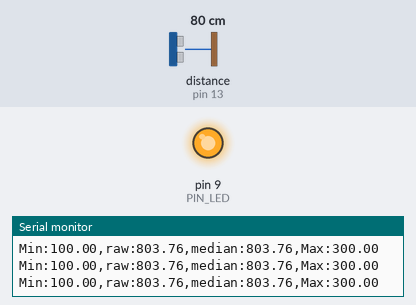
A sketch run on a simulated Arduino Uno, built with avr-gcc and run on an emulated ATmega328P. Shown: output pins drawn as LEDs (lit = HIGH), the last lines printed to the serial monitor. Wiring (inferred from the names in the program): ultrasonic range finder: trigger pin 12; echo pin 13. The test bench sets the inputs (shaded band); at power-on: distance to the obstacle (sensor on pin 13) 80 cm. The echo pulse lasts 58.3 µs per cm; pins used as bus, display or sensor lines are not drawn.

Above: at 1.2 s.
1.3 s: distance to the obstacle (sensor on pin 13) set to 34 cm
3.0 s: distance to the obstacle (sensor on pin 13) set to 30 cm
At 4.7 s:
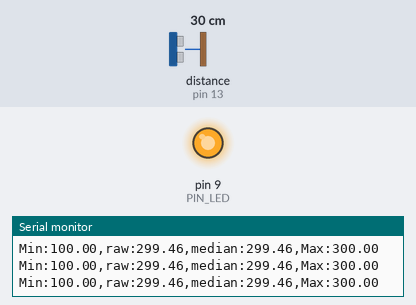
5.0 s: distance to the obstacle (sensor on pin 13) set to 2 cm
At 6.8 s:
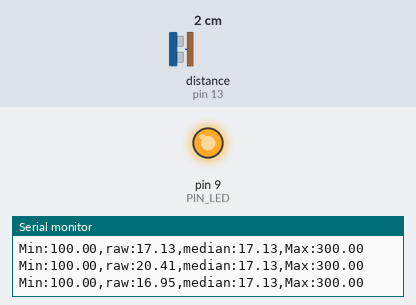
Timing chart, 0 to 8.3 s (numbered marks = the images above; inputs shaded):
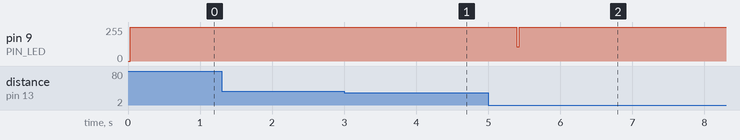

Measured:
- after the input at 3.0 s, pin 9 (PIN_LED): 255/255 → 252/255 after 0.54 s
- after the input at 5.0 s, pin 9 (PIN_LED): 252/255 → 255/255 after 0.40 s

The sketch:

09C19.ino
```cpp
#define PIN_LED  9
#define PIN_TRIG 12
#define PIN_ECHO 13

#define SND_VEL 346.0
#define INTERVAL 25
#define PULSE_DURATION 10
#define _DIST_MIN 100.0
#define _DIST_MAX 300.0

#define PULSE_WAIT_LIMIT_US 12500UL

#define SCALE (0.001 * 0.5 * SND_VEL)

#define MEDIAN_N 30
#if MEDIAN_N > 30
  #error "MEDIAN_N must be <= 30"
#endif

float dist_buffer[30];
int buf_count = 0;
int buf_index = 0;
unsigned long last_sampling_time = 0;

float USS_measure(int trigPin, int echoPin);
float median_filter_push(float new_sample);

void setup() {
  pinMode(PIN_LED, OUTPUT);
  pinMode(PIN_TRIG, OUTPUT);
  pinMode(PIN_ECHO, INPUT);
  digitalWrite(PIN_TRIG, LOW);
  Serial.begin(57600);
}

void loop() {
  if ((millis() - last_sampling_time) < INTERVAL) return;

  float dist_raw = USS_measure(PIN_TRIG, PIN_ECHO);
  float dist_median = median_filter_push(dist_raw);

  int brightness = 255;
  if ((dist_median >= _DIST_MIN) && (dist_median <= _DIST_MAX)) {
    if (dist_median <= 200.0) {
      brightness = map((long)dist_median, 100, 200, 255, 0);
    } else {
      brightness = map((long)dist_median, 200, 300, 0, 255);
    }
  } else {
    brightness = 255;
  }
  analogWrite(PIN_LED, brightness);

  Serial.print("Min:"); Serial.print(_DIST_MIN, 2);
  Serial.print(",raw:"); Serial.print(dist_raw, 2);
  Serial.print(",median:"); Serial.print(dist_median, 2);
  Serial.print(",Max:"); Serial.print(_DIST_MAX, 2);
  Serial.println();

  last_sampling_time = millis();
}

float USS_measure(int TRIG, int ECHO) {
  digitalWrite(TRIG, HIGH);
  delayMicroseconds(PULSE_DURATION);
  digitalWrite(TRIG, LOW);

  unsigned long dur = pulseIn(ECHO, HIGH, PULSE_WAIT_LIMIT_US);
  float dist_mm = dur * SCALE;
  return dist_mm;
}

float median_filter_push(float new_sample) {
  dist_buffer[buf_index] = new_sample;
  buf_index = (buf_index + 1) % MEDIAN_N;
  if (buf_count < MEDIAN_N) buf_count++;

  float tmp[30];
  for (int i = 0; i < buf_count; ++i) tmp[i] = dist_buffer[i];

  for (int i = 1; i < buf_count; ++i) {
    float key = tmp[i];
    int j = i - 1;
    while (j >= 0 && tmp[j] > key) {
      tmp[j + 1] = tmp[j];
      j--;
    }
    tmp[j + 1] = key;
  }

  if (buf_count == 0) return 0.0;
  if (buf_count % 2 == 1)
    return tmp[buf_count / 2];
  else
    return (tmp[buf_count / 2 - 1] + tmp[buf_count / 2]) / 2.0;
}
```
